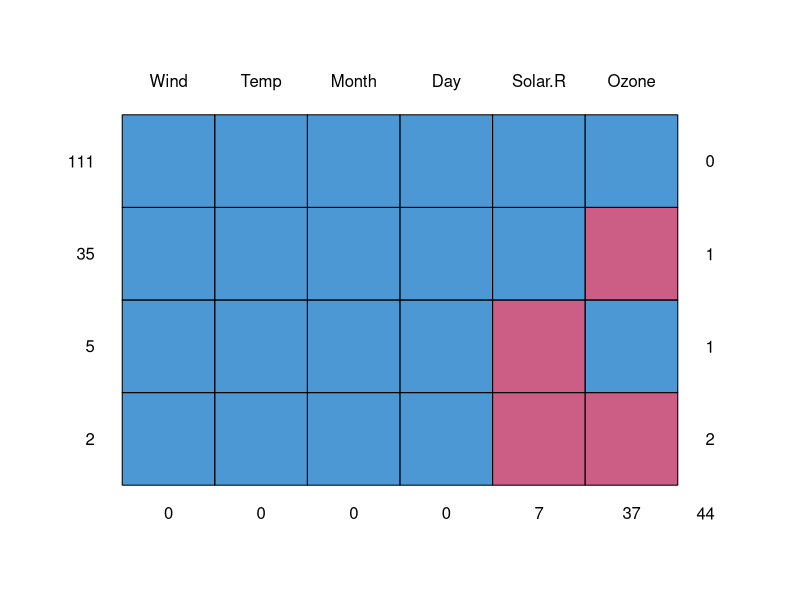
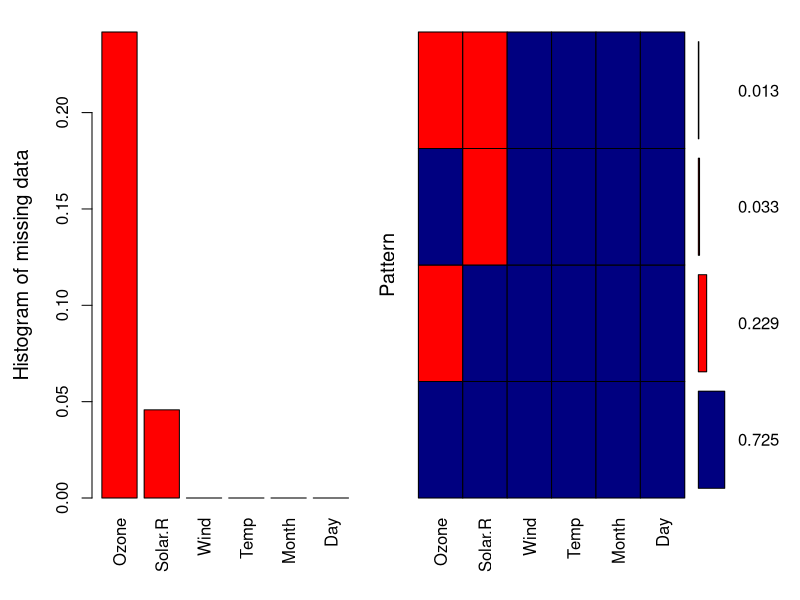
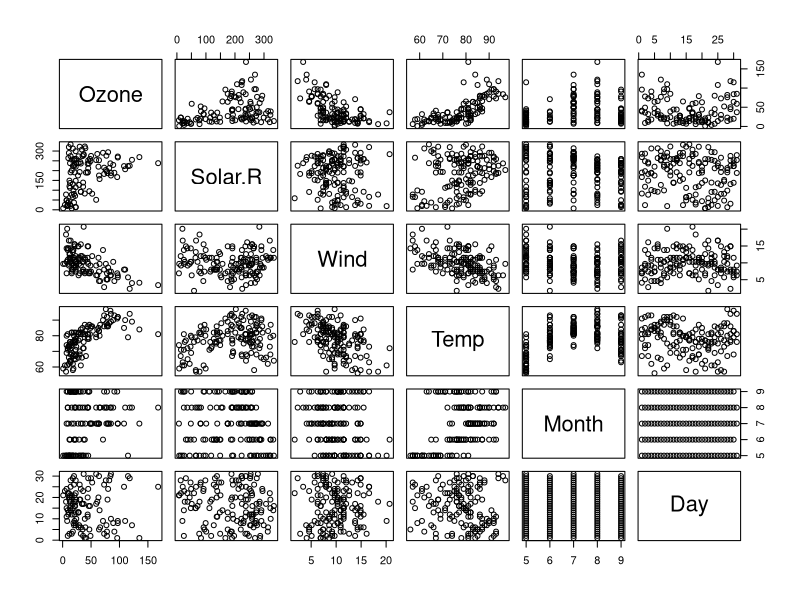
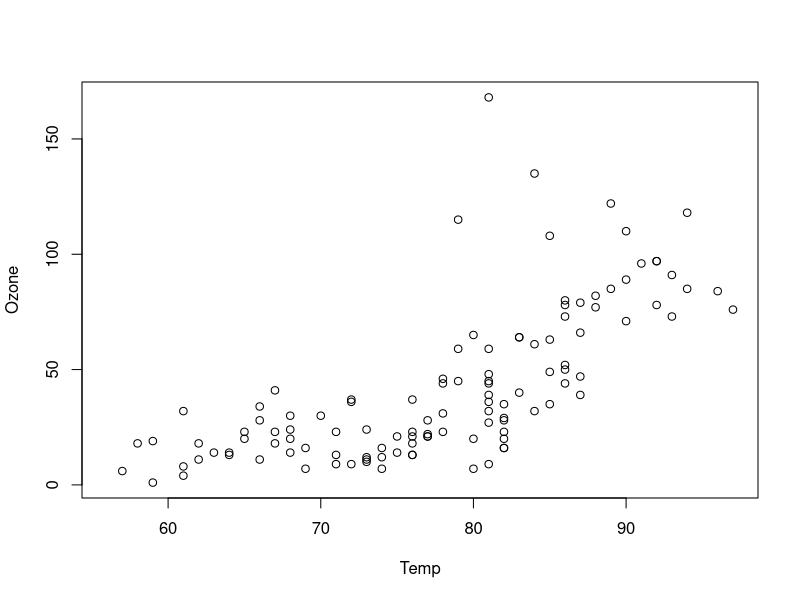
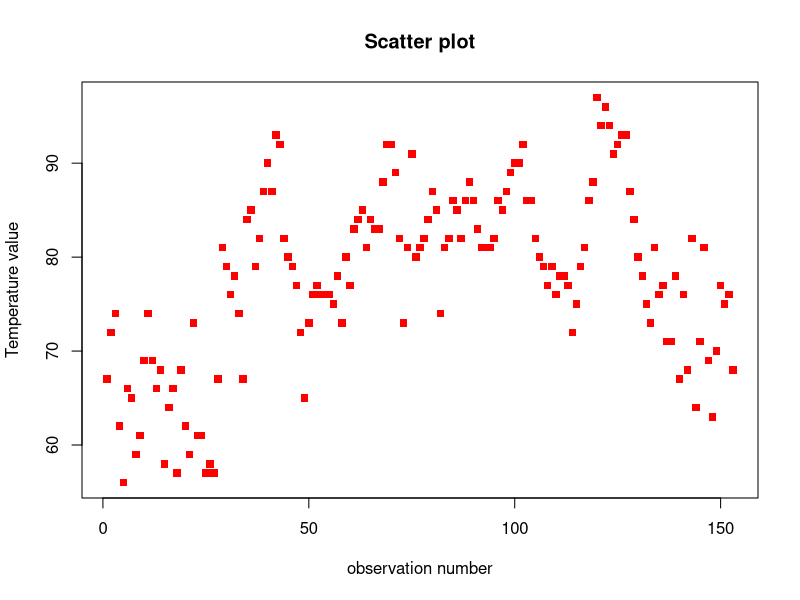
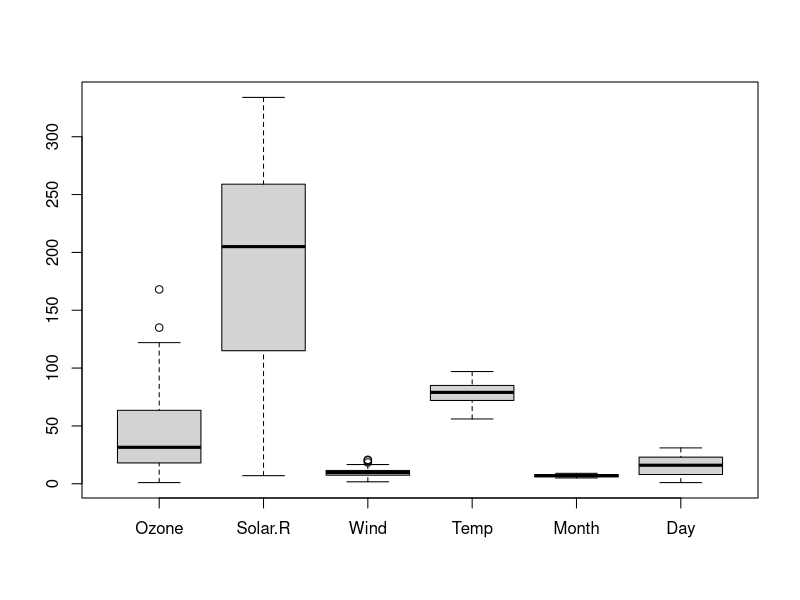
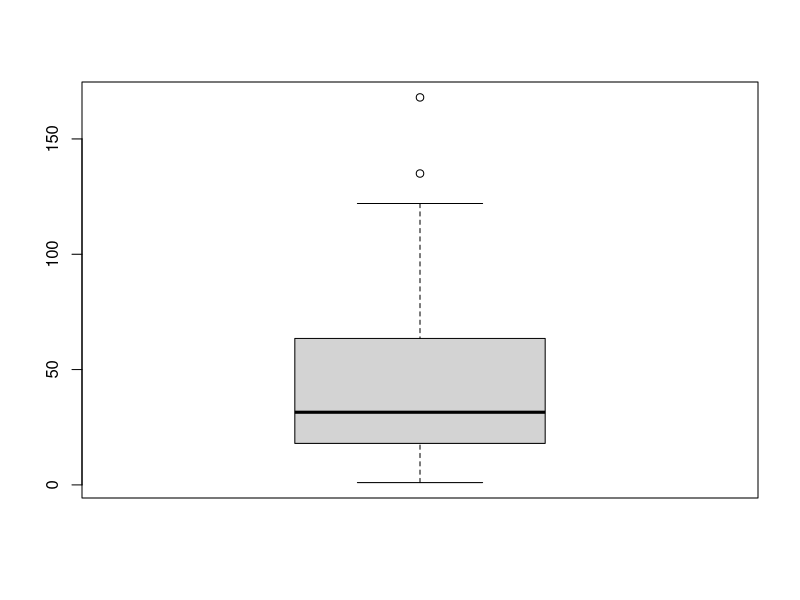
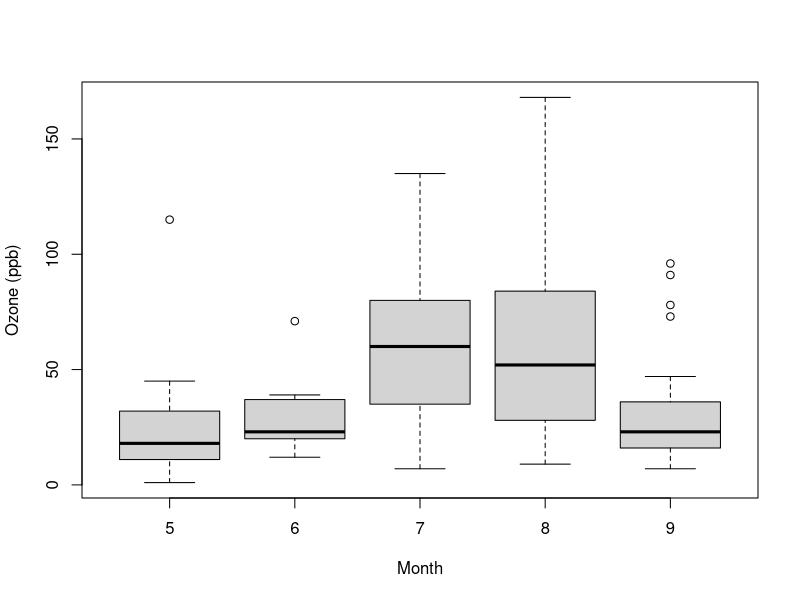

Here is the R script that generated these plots, in order:
data("airquality")
View(airquality)
dim(airquality)
df<- airquality
head(airquality)
tail(airquality)
colnames(airquality)
mean(airquality$Ozone)
colSums(is.na(airquality))
str(airquality)
summary(airquality)
summary(airquality$Ozone)

#Handling missing values
mean(airquality$Ozone)
is.na(airquality$Ozone)
mean(airquality$Ozone, na.rm = TRUE )
#airquality$Ozone[is.na(airquality$Ozone)] <- mean(airquality$Ozone, na.rm = TRUE ) # mean imputation

# To remove all null values from all columns
# df <- na.omit(df)
df<- na.omit(df)
dim(df)
install.packages("mice")
library(mice)
md.pattern(airquality)
install.packages("VIM")
methods(mice)
library(VIM)
aggr_plot <- aggr(airquality, col=c('navyblue','red'),numbers = TRUE , sortVars=TRUE , labels = names(data),cex.axix = .7,gap=3,ylab = c("Histogram of missing data","Pattern"))

impute_object <- mice(airquality , method = "pmm" , m = 1)
impute_data <- complete(impute_object, action="long")
head(impute_data)
summary(impute_object)

#Descriptive statistics
duplicated(airquality)
mean(airquality$Temp)










# Visualise the data 
install.packages("ggplot2")
library(ggplot2)
plot(airquality)
plot(Ozone~Temp,airquality)
plot(airquality$Temp,xlab = "observation number" , ylab = "Temperature value" , pch = 15 , col = "Red",main = "Scatter plot")
boxplot(airquality)
boxplot(airquality$Ozone)
boxplot(Ozone ~ Month , airquality , xlab = "Month" , ylab = "Ozone (ppb)")
palette()


#Join the two dataset
df1 = data.frame(StudentId = c(101:106) , Product = c("Hindi","English","Maths","Science", "Political Science", "Physics"))
df1
df2 = data.frame(StudentId = c(102,104,106,107,108),state = c("Mangalore","Mysore","Pune","Dehradun","Delhi"))
df2
dfi = merge(x = df1 , y = df2 , by = "StudentId" ,all = FALSE) #if all is true then all will be combined
dfi
dfm = merge(x = df1 , y = df2 , by = "StudentId" ,all = TRUE)
dfm
dfl = merge(x = df1 , y = df2 , by = "StudentId" , all.x = TRUE)
dfl
dfr = merge(x = df1 , y = df2 , by = "StudentId" , all.y = TRUE)
dfr
